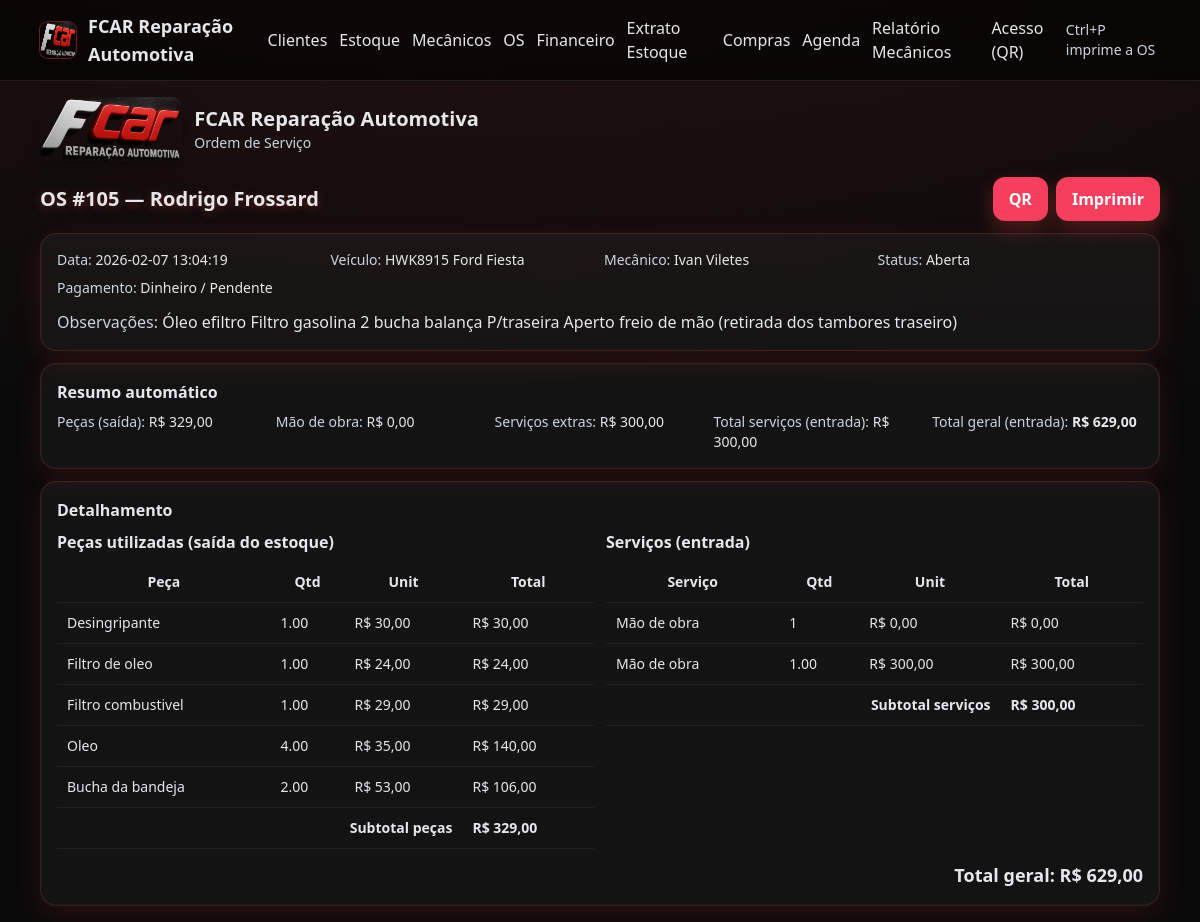
/os/105, run on the app's committed database.
### tables this page shows
CREATE TABLE orders(
    id INTEGER PRIMARY KEY AUTOINCREMENT,
    client_id INTEGER NOT NULL,
    vehicle_id INTEGER,
    created_at TEXT NOT NULL,
    status TEXT NOT NULL DEFAULT 'Aberta',
    notes TEXT,
    labor REAL NOT NULL DEFAULT 0,
    mechanic_id INTEGER,
    pay_method TEXT,
    pay_status TEXT,
    fin_tx_id INTEGER,
    FOREIGN KEY(client_id) REFERENCES clients(id),
    FOREIGN KEY(vehicle_id) REFERENCES vehicles(id),
    FOREIGN KEY(mechanic_id) REFERENCES mechanics(id)
);

CREATE TABLE clients(
    id INTEGER PRIMARY KEY AUTOINCREMENT,
    name TEXT NOT NULL,
    phone TEXT,
    cpf TEXT,
    address TEXT
);

CREATE TABLE vehicles(
    id INTEGER PRIMARY KEY AUTOINCREMENT,
    client_id INTEGER NOT NULL,
    plate TEXT,
    model TEXT,
    year INTEGER,
    FOREIGN KEY(client_id) REFERENCES clients(id)
);

CREATE TABLE mechanics(
    id INTEGER PRIMARY KEY AUTOINCREMENT,
    name TEXT NOT NULL
);

CREATE TABLE order_items(
    id INTEGER PRIMARY KEY AUTOINCREMENT,
    order_id INTEGER NOT NULL,
    inventory_id INTEGER,
    description TEXT NOT NULL,
    qty REAL NOT NULL DEFAULT 1,
    unit_price REAL NOT NULL DEFAULT 0,
    total REAL NOT NULL DEFAULT 0,
    is_labor INTEGER NOT NULL DEFAULT 0,
    FOREIGN KEY(order_id) REFERENCES orders(id),
    FOREIGN KEY(inventory_id) REFERENCES inventory(id)
);

### app.py (the view)
@app.route("/os/<int:os_id>")
def os_view(os_id):
    db = get_db()
    o = db.execute("""
        SELECT o.*, c.name AS client_name, v.plate, v.model, m.name AS mech
        FROM orders o
        JOIN clients c ON c.id=o.client_id
        LEFT JOIN vehicles v ON v.id=o.vehicle_id
        LEFT JOIN mechanics m ON m.id=o.mechanic_id
        WHERE o.id=?
    """, (os_id,)).fetchone()
    if not o:
        flash("OS não encontrada.", "error")
        return redirect(url_for("os_list"))
    its = db.execute("""
        SELECT i.*, inv.name AS inv_name
        FROM order_items i
        LEFT JOIN inventory inv ON inv.id=i.inventory_id
        WHERE i.order_id=?
        ORDER BY i.id
    """, (os_id,)).fetchall()
    its = [dict(r) for r in its]  # garante .get() nos itens (sqlite3.Row -> dict)
    pecas = [r for r in its if int(r.get("is_labor") or 0) == 0]
    servicos_itens = [r for r in its if int(r.get("is_labor") or 0) == 1]
    pecas_total = sum(float(r["total"] or 0) for r in pecas) if pecas else 0.0
    servicos_itens_total = sum(float(r["total"] or 0) for r in servicos_itens) if servicos_itens else 0.0
    mao_obra = float(o["labor"] or 0)
    servicos_total = mao_obra + servicos_itens_total
    total = pecas_total + servicos_total
    return render_template(
        "os_view.html",
        o=o,
        its=its,
        pecas=pecas,
        servicos_itens=servicos_itens,
        pecas_total=pecas_total,
        servicos_itens_total=servicos_itens_total,
        mao_obra=mao_obra,
        servicos_total=servicos_total,
        total=total,
        title=f"OS #{os_id}",
        auto_print=('print' in request.args),
    )

### app.py (called while the page is built)
def get_db():
    db = getattr(g, "_db", None)
    if db is None:
        try:
            d = os.path.dirname(DB_PATH)
            if d:
                os.makedirs(d, exist_ok=True)
        except Exception:
            pass
        db = g._db = sqlite3.connect(DB_PATH)
        db.row_factory = sqlite3.Row
    return db

def fmt_money(v):
    return f"R$ {v:,.2f}".replace(",", "X").replace(".", ",").replace("X", ".")

@app.context_processor
def inject_flags():
    try:
        from flask import current_app
        has_acesso = ("acesso" in current_app.view_functions)
    except Exception:
        has_acesso = False
    username = session.get("username")
    return dict(has_acesso=has_acesso, username=username)

### templates/os_view.html (shortened to what this page needs)
{% extends "base.html" %}
{% block body %}
<div class="flex items-center gap-3 mb-4">
  <img src="/static/logo.png" alt="FCAR Reparação Automotiva" style="height:64px;width:auto;border-radius:10px;box-shadow:0 6px 18px rgba(0,0,0,.25);" />
  <div>
    <div class="text-xl font-bold">FCAR Reparação Automotiva</div>
    <div class="muted text-sm">Ordem de Serviço</div>
  </div>
</div>
<div class="flex items-center justify-between mb-3">
  <h1 class="text-xl font-semibold headline">OS #{{ o['id'] }} — {{ o['client_name'] }}</h1>
  <div class="noprint flex items-center gap-2">
    <button id="btnQR" class="btn alt" type="button">QR</button>
    <button class="btn alt" onclick="window.print()">Imprimir</button>
  </div>
</div>
<div class="glass p-4">
  <div class="grid md:grid-cols-4 gap-2 text-sm">
    <div><span class="muted">Data:</span> {{ o['created_at'] }}</div>
    <div><span class="muted">Veículo:</span> {{ o['plate'] or '-' }} {{ o['model'] or '' }}</div>
    <div><span class="muted">Mecânico:</span> {{ o['mech'] or '-' }}</div>
    <div><span class="muted">Status:</span> {{ o['status'] }}</div>
    <div><span class="muted">Pagamento:</span> {{ o['pay_method'] or '-' }} / {{ o['pay_status'] or '-' }}</div>
  </div>
  <div class="mt-3"><span class="muted">Observações:</span> {{ o['notes'] or '-' }}</div>
</div>
<div class="glass p-4 mt-3">
  <h2 class="font-semibold mb-2">Resumo automático</h2>
  <div class="grid md:grid-cols-5 gap-2 text-sm">
    <div><span class="muted">Peças (saída):</span> {{ pecas_total|money }}</div>
    <div><span class="muted">Mão de obra:</span> {{ mao_obra|money }}</div>
    <div><span class="muted">Serviços extras:</span> {{ servicos_itens_total|money }}</div>
    <div><span class="muted">Total serviços (entrada):</span> {{ servicos_total|money }}</div>
    <div><span class="muted">Total geral (entrada):</span> <b>{{ total|money }}</b></div>
  </div>
</div>
<div class="glass p-4 mt-3">
  <h2 class="font-semibold mb-2">Detalhamento</h2>
  <div class="grid md:grid-cols-2 gap-3">
    <div>
      <div class="font-semibold mb-2">Peças utilizadas (saída do estoque)</div>
      <table class="text-sm">
        <thead><tr><th>Peça</th><th>Qtd</th><th>Unit</th><th>Total</th></tr></thead>
        <tbody>
          {% for it in pecas %}
          <tr>
            <td>{{ it['description'] }}</td>
            <td>{{ '%.2f'|format(it['qty']) }}</td>
            <td>{{ it['unit_price']|money }}</td>
            <td>{{ it['total']|money }}</td>
          </tr>
          {% else %}
          <tr><td colspan="4" class="muted">Nenhuma peça registrada.</td></tr>
          {% endfor %}
          <tr>
            <td colspan="3" class="text-right font-semibold">Subtotal peças</td>
            <td class="font-semibold">{{ pecas_total|money }}</td>
          </tr>
        </tbody>
      </table>
    </div>
    <div>
      <div class="font-semibold mb-2">Serviços (entrada)</div>
      <table class="text-sm">
        <thead><tr><th>Serviço</th><th>Qtd</th><th>Unit</th><th>Total</th></tr></thead>
        <tbody>
          <tr>
            <td>Mão de obra</td>
            <td>1</td>
            <td>{{ mao_obra|money }}</td>
            <td>{{ mao_obra|money }}</td>
          </tr>
          {% for it in servicos_itens %}
          <tr>
            <td>{{ it['description'] }}</td>
            <td>{{ '%.2f'|format(it['qty']) }}</td>
            <td>{{ it['unit_price']|money }}</td>
            <td>{{ it['total']|money }}</td>
          </tr>
          {% endfor %}
          <tr>
            <td colspan="3" class="text-right font-semibold">Subtotal serviços</td>
            <td class="font-semibold">{{ servicos_total|money }}</td>
          </tr>
        </tbody>
      </table>
    </div>
  </div>
  <div class="mt-3 text-right text-lg font-bold">
    Total geral: {{ total|money }}
  </div>
</div>
{% endblock %}

### templates/base.html (style rules this page uses)
:root { --brand:#ef4444; --brand-600:#dc2626; --ink:#e5e7eb; --muted:#cbd5e1; }
body { background: radial-gradient(1200px 500px at 20% -10%, rgba(239,68,68,0.10), transparent), radial-gradient(1200px 500px at 90% -10%, rgba(239,68,68,0.06), transparent), #0a0a0a; color: var(--ink); }
.glass { background: rgba(255,255,255,0.04); border: 1px solid rgba(239,68,68,0.20); border-radius: 16px; box-shadow: 0 10px 30px rgba(239,68,68,0.12), inset 0 0 0 1px rgba(255,255,255,0.02); }
.btn { background: var(--brand); padding:10px 16px; border-radius: 12px; color:white; font-weight:700; box-shadow: 0 8px 20px rgba(239,68,68,0.3); transition: transform .08s ease; }
.btn.alt { background: #f43f5e; }
.muted { color: var(--muted); }
table { width:100%; border-collapse: collapse; }
th, td { padding: 10px; border-bottom: 1px solid rgba(255,255,255,0.06); }
.headline { text-shadow: 0 2px 10px rgba(239,68,68,0.35); }

### data on the page
orders: id "105", created_at "2026-02-07 13:04:19", status "Aberta", pay_method "Dinheiro", pay_status "Pendente", notes "Óleo efiltro Filtro gasolina 2 bucha balança P/traseira Aperto freio de mão (retirada dos tambores traseiro)"
clients: client_name "Rodrigo Frossard"
vehicles: plate "HWK8915", model "Ford Fiesta"
mechanics: name "Ivan Viletes"
order_items: description "Desingripante", qty "1.00", unit_price "R$ 30,00", total "R$ 30,00"
order_items: description "Filtro de oleo", qty "1.00", unit_price "R$ 24,00", total "R$ 24,00"
order_items: description "Filtro combustivel", qty "1.00", unit_price "R$ 29,00", total "R$ 29,00"
order_items: description "Oleo", qty "4.00", unit_price "R$ 35,00", total "R$ 140,00"
order_items: description "Bucha da bandeja", qty "2.00", unit_price "R$ 53,00", total "R$ 106,00"
order_items: description "Mão de obra", qty "1.00", unit_price "R$ 300,00", total "R$ 300,00"

### other printed values
{{ pecas_total|money }} "R$ 329,00"
{{ mao_obra|money }} "R$ 0,00"
{{ servicos_itens_total|money }} "R$ 300,00"
{{ servicos_total|money }} "R$ 300,00"
{{ total|money }} "R$ 629,00"
